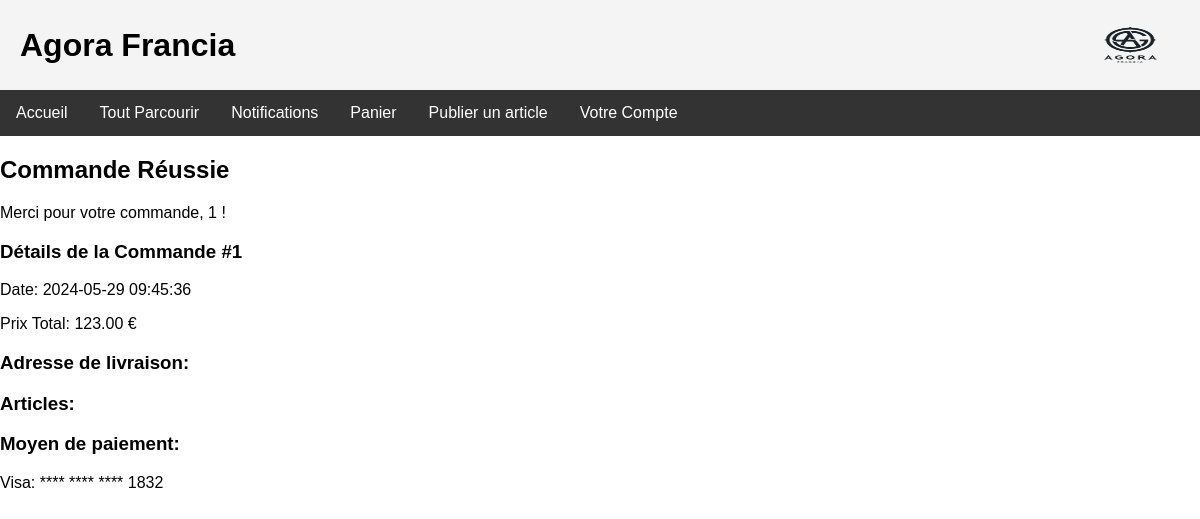
/order_sucess.php?id=1 (signed in), run on the app's committed database.
### tables this page shows
CREATE TABLE `commandes` (
  `id` int(11) NOT NULL,
  `acheteur_id` int(11) DEFAULT NULL,
  `article_id` int(11) DEFAULT NULL,
  `quantite` int(11) DEFAULT NULL,
  `prix_total` decimal(10,2) DEFAULT NULL,
  `adresse_livraison` text DEFAULT NULL,
  `date_commande` timestamp NOT NULL DEFAULT current_timestamp(),
  `status` enum('en attente','expédiée','livrée','annulée') DEFAULT NULL
);

CREATE TABLE `cartes` (
  `id` int(11) NOT NULL,
  `utilisateur_id` int(11) DEFAULT NULL,
  `type_carte` enum('Visa','MasterCard','AmericanExpress','PayPal') DEFAULT NULL,
  `numero_carte` varchar(16) DEFAULT NULL,
  `nom_carte` varchar(100) DEFAULT NULL,
  `expiration` date DEFAULT NULL,
  `code_securite` varchar(4) DEFAULT NULL
);

### order_sucess.php (the view, shortened to what this page needs)
<?php
include 'db_connect.php';
$user_id = $_SESSION['user_id'];
$commande_id = $_GET['id'];
try {
    $stmt = $pdo->prepare("SELECT * FROM commandes WHERE id = ? AND acheteur_id = ?");
    $stmt->execute([$commande_id, $user_id]);
    $commande = $stmt->fetch();
    $stmt = $pdo->prepare("SELECT c.type_carte, c.numero_carte FROM cartes c JOIN commandes cmd ON c.utilisateur_id = cmd.acheteur_id WHERE cmd.id = ?");
    $stmt->execute([$commande_id]);
    $carte = $stmt->fetch();
} catch (PDOException $e) {
    echo "Erreur: " . $e->getMessage();
    die();
}
?>
<!DOCTYPE html>
<html lang="fr">
<head>
    <link href="style.css" rel="stylesheet" type="text/css" />
</head>
<body>
<div class="wrapper">
    <div class="header">
        <h1>Agora Francia</h1>
        <img src="logo.png" width="100" height="100" alt="logoAgora">
    </div>
    <div class="navigation">
        <a href="index.html"><i class="fas fa-home"></i> Accueil</a>
        <a href="browse.php"><i class="fas fa-th-list"></i> Tout Parcourir</a>
        <a href="notifications.html"><i class="fas fa-bell"></i> Notifications</a>
        <a href="cart.php"><i class="fas fa-shopping-cart"></i> Panier</a>
        <?php if (isset($_SESSION['user_id'])): ?>
            <a href="publish_article.php">Publier un article</a>
        <?php endif; ?>
        <div class="dropdown">
            <a href="#votrecompte" class="dropbtn"><i class="fas fa-user"></i> Votre Compte</a>
        </div>
    </div>
    <h2>Commande Réussie</h2>
    <p>Merci pour votre commande, <?php echo htmlspecialchars($user_id); ?> !</p>
    <h3>Détails de la Commande #<?php echo htmlspecialchars($commande_id); ?></h3>
    <p>Date: <?php echo htmlspecialchars($commande['date_commande']); ?></p>
    <p>Prix Total: <?php echo htmlspecialchars($commande['prix_total']); ?> €</p>
    <h3>Adresse de livraison:</h3>
    <h3>Articles:</h3>
    <h3>Moyen de paiement:</h3>
    <p><?php echo htmlspecialchars($carte['type_carte']); ?>: **** **** **** <?php echo htmlspecialchars(substr($carte['numero_carte'], -4)); ?></p>
</div>
</body>
</html>

### style.css (style rules this page uses)
body { font-family: Arial, sans-serif; margin: 0; padding: 0; }
.wrapper { width: 100%; margin: 0 auto; min-height: 100vh; position: relative; padding-bottom: 50px; }
.header { background: #f4f4f4; padding: 20px; text-align: center; display: flex; justify-content: space-between; align-items: center; }
.header img { height: 50px; }
.header h1 { margin: 0; }
.navigation { background: #333; color: white; overflow: hidden; }
.navigation a { float: left; display: block; color: white; text-align: center; padding: 14px 16px; text-decoration: none; }
.dropdown { float: left; overflow: hidden; }
.dropdown .dropbtn { font-size: 16px; border: none; outline: none; color: white; padding: 14px 16px; background-color: inherit; font-family: inherit; margin: 0; }

### data on the page
commandes: date_commande "2024-05-29 09:45:36", prix_total "123.00"
cartes: type_carte "Visa", numero_carte "1832"

### other printed values
$user_id "1"
$commande_id "1"
